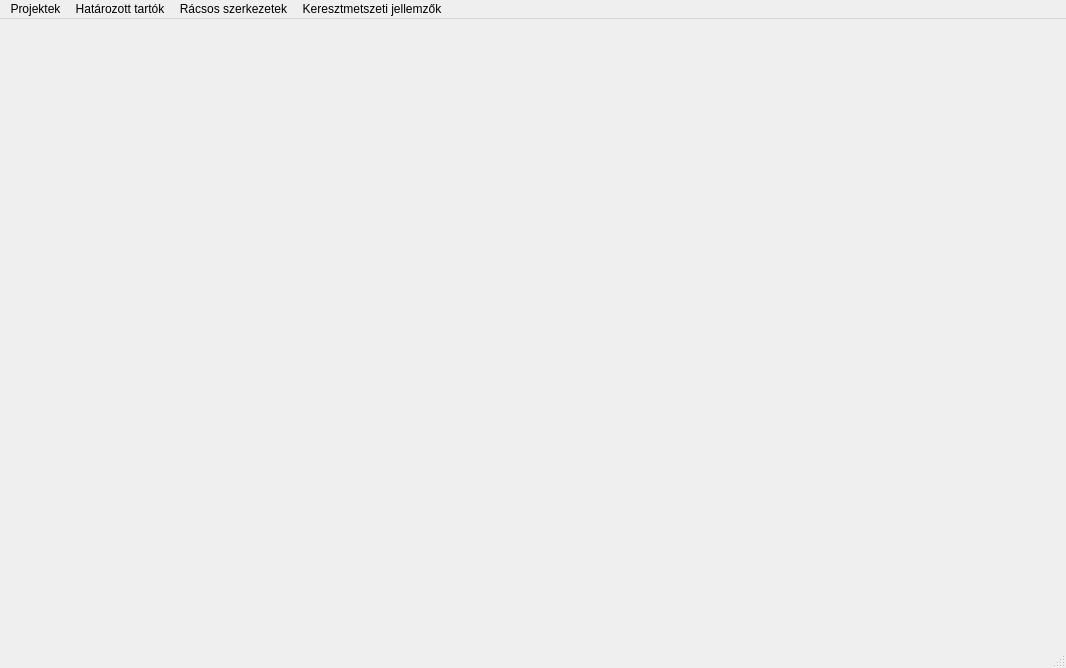
<?xml version="1.0" encoding="UTF-8"?>
<ui version="4.0">
 <class>MainWindow</class>
 <widget class="QMainWindow" name="MainWindow">
  <property name="geometry">
   <rect>
    <x>0</x>
    <y>0</y>
    <width>1066</width>
    <height>668</height>
   </rect>
  </property>
  <property name="windowTitle">
   <string>Statikai számítások és keresztmetszeti jellemők</string>
  </property>
  <widget class="QWidget" name="centralwidget">
   <widget class="QLabel" name="Photo">
    <property name="geometry">
     <rect>
      <x>0</x>
      <y>0</y>
      <width>1071</width>
      <height>631</height>
     </rect>
    </property>
    <property name="text">
     <string/>
    </property>
    <property name="pixmap">
     <pixmap>359839pu.jpg</pixmap>
    </property>
   </widget>
  </widget>
  <widget class="QMenuBar" name="menubar">
   <property name="geometry">
    <rect>
     <x>0</x>
     <y>0</y>
     <width>1066</width>
     <height>22</height>
    </rect>
   </property>
   <widget class="QMenu" name="menuProjektek">
    <property name="title">
     <string>Projektek</string>
    </property>
    <addaction name="actionA_projekt_be_ll_t_sa"/>
   </widget>
   <widget class="QMenu" name="menuHat_rozott_tart_k">
    <property name="title">
     <string>Határozott tartók</string>
    </property>
    <addaction name="actionA_projekt_tart_i"/>
    <addaction name="actionA_tart_k_er_i"/>
   </widget>
   <widget class="QMenu" name="menuR_csos_szerkezetek">
    <property name="title">
     <string>Rácsos szerkezetek</string>
    </property>
    <addaction name="actionDr_tv_zak_megjelen_t_se"/>
    <addaction name="actionR_csszerkezet_tervez"/>
    <addaction name="actionKockav_z_tervez_s"/>
   </widget>
   <widget class="QMenu" name="menuKeresztmetszeti_jellemz_k">
    <property name="title">
     <string>Keresztmetszeti jellemzők</string>
    </property>
    <addaction name="actionKeresztmetszeti_jellemz_k"/>
    <addaction name="actionLemezek_defini_l_sa"/>
    <addaction name="actionsszetett_szelv_nyek"/>
   </widget>
   <addaction name="menuProjektek"/>
   <addaction name="menuHat_rozott_tart_k"/>
   <addaction name="menuR_csos_szerkezetek"/>
   <addaction name="menuKeresztmetszeti_jellemz_k"/>
  </widget>
  <widget class="QStatusBar" name="statusbar"/>
  <action name="actionA_projekt_tart_i">
   <property name="text">
    <string>A projekt tartói</string>
   </property>
   <property name="shortcut">
    <string>Ctrl+H</string>
   </property>
  </action>
  <action name="actionA_tart_k_er_i">
   <property name="text">
    <string>A tartók erői</string>
   </property>
   <property name="shortcut">
    <string>Ctrl+E</string>
   </property>
  </action>
  <action name="actionDr_tv_zak_megjelen_t_se">
   <property name="text">
    <string>Drótvázak megjelenítése</string>
   </property>
   <property name="shortcut">
    <string>Ctrl+R</string>
   </property>
  </action>
  <action name="actionR_csszerkezet_tervez">
   <property name="text">
    <string>Rácsszerkezet tervező</string>
   </property>
   <property name="shortcut">
    <string>Ctrl+Z</string>
   </property>
  </action>
  <action name="actionKockav_z_tervez_s">
   <property name="text">
    <string>Kockaváz tervezés</string>
   </property>
   <property name="shortcut">
    <string>Ctrl+O</string>
   </property>
  </action>
  <action name="actionKeresztmetszeti_jellemz_k">
   <property name="text">
    <string>Keresztmetszeti jellemzők</string>
   </property>
   <property name="shortcut">
    <string>Ctrl+K</string>
   </property>
  </action>
  <action name="actionLemezek_defini_l_sa">
   <property name="text">
    <string>Lemezek definiálása</string>
   </property>
  </action>
  <action name="actionsszetett_szelv_nyek">
   <property name="text">
    <string>Összetett szelvények</string>
   </property>
   <property name="shortcut">
    <string>Ctrl+O</string>
   </property>
  </action>
  <action name="actionA_projekt_be_ll_t_sa">
   <property name="text">
    <string>A projekt beállítása</string>
   </property>
   <property name="shortcut">
    <string>Ctrl+P</string>
   </property>
  </action>
  <action name="actionKil_p_s">
   <property name="text">
    <string>Kilépés</string>
   </property>
  </action>
 </widget>
 <resources/>
 <connections/>
</ui>
